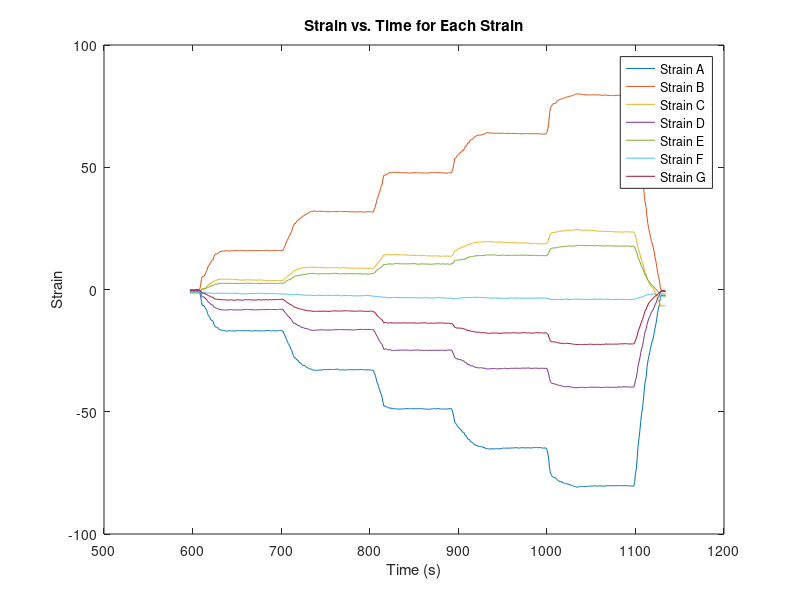

This figure's MATLAB source:

time = [596.977
597.976
598.977
599.977
600.977
601.977
602.977
603.977
604.977
605.977
606.977
607.976
608.976
609.977
610.977
611.978
612.978
613.979
614.979
615.979
616.979
617.978
618.979
619.978
620.978
621.98
622.98
623.98
624.98
625.981
626.982
627.982
628.982
629.983
630.982
631.983
632.983
633.984
634.984
635.984
636.985
637.986
638.986
639.986
640.986
641.987
642.988
643.988
644.989
645.989
646.989
647.989
648.99
649.99
650.99
651.99
652.989
653.99
654.99
655.99
656.991
657.991
658.992
659.992
660.992
661.992
662.992
663.991
664.991
665.992
666.992
667.993
668.992
669.992
670.993
671.993
672.994
673.995
674.995
675.995
676.995
677.995
678.996
679.995
680.996
681.996
682.996
683.995
684.996
685.996
686.995
687.996
688.996
689.996
690.996
691.997
692.997
693.997
694.997
695.997
696.998
697.998
698.998
699.998
700.998
701.998
702.998
703.998
704.998
705.998
706.998
707.998
708.998
709.998
710.997
711.998
712.998
713.998
714.997
715.997
716.997
717.998
718.998
719.998
720.998
721.998
722.998
723.998
724.998
725.998
726.999
727.998
728.998
729.998
730.999
732
733.001
734.001
735.002
736.002
737.003
738.004
739.003
740.004
741.003
742.004
743.004
744.003
745.004
746.005
747.006
748.006
749.006
750.007
751.006
752.007
753.007
754.006
755.007
756.008
757.008
758.007
759.008
760.008
761.009
762.009
763.009
764.009
765.009
766.009
767.008
768.009
769.009
770.009
771.009
772.009
773.009
774.01
775.009
776.009
777.01
778.01
779.009
780.01
781.009
782.01
783.01
784.01
785.01
786.009
787.01
788.01
789.01
790.01
791.011
792.01
793.012
794.012
795.013
796.013
797.012
798.013
799.013
800.012
801.013
802.013
803.012
804.013
805.013
806.015
807.015
808.015
809.015
810.014
811.015
812.015
813.014
814.014
815.015
816.015
817.016
818.016
819.016
820.016
821.016
822.016
823.015
824.016
825.016
826.017
827.017
828.018
829.019
830.018
831.018
832.019
833.019
834.018
835.019
836.018
837.019
838.019
839.02
840.019
841.019
842.02
843.02
844.02
845.02
846.019
847.02
848.02
849.02
850.02
851.02
852.02
853.02
854.021
855.02
856.021
857.022
858.022
859.023
860.022
861.023
862.023
863.023
864.023
865.023
866.023
867.023
868.023
869.023
870.023
871.023
872.023
873.023
874.023
875.024
876.024
877.025
878.026
879.025
880.026
881.026
882.025
883.026
884.026
885.026
886.026
887.027
888.027
889.027
890.027
891.026
892.027
893.027
894.027
895.027
896.026
897.027
898.026
899.028
900.028
901.029
902.028
903.029
904.028
905.028
906.029
907.029
908.03
909.029
910.03
911.029
912.03
913.03
914.029
915.03
916.029
917.03
918.031
919.03
920.031
921.031
922.032
923.033
924.034
925.034
926.034
927.033
928.034
929.034
930.035
931.036
932.036
933.035
934.036
935.036
936.035
937.036
938.036
939.036
940.036
941.037
942.037
943.038
944.037
945.038
946.039
947.038
948.039
949.04
950.04
951.04
952.04
953.04
954.04
955.04
956.039
957.04
958.041
959.041
960.042
961.043
962.043
963.043
964.043
965.043
966.043
967.042
968.043
969.042
970.043
971.043
972.044
973.044
974.045
975.045
976.046
977.046
978.045
979.046
980.047
981.047
982.047
983.048
984.047
985.048
986.048
987.048
988.049
989.05
990.05
991.05
992.05
993.051
994.052
995.052
996.053
997.053
998.053
999.053
1000.053
1001.052
1002.053
1003.053
1004.053
1005.054
1006.054
1007.054
1008.054
1009.055
1010.055
1011.055
1012.056
1013.056
1014.056
1015.056
1016.056
1017.056
1018.056
1019.056
1020.057
1021.057
1022.057
1023.056
1024.056
1025.056
1026.057
1027.058
1028.058
1029.06
1030.06
1031.06
1032.059
1033.059
1034.06
1035.059
1036.06
1037.061
1038.061
1039.061
1040.061
1041.062
1042.062
1043.062
1044.062
1045.061
1046.061
1047.062
1048.062
1049.063
1050.063
1051.063
1052.064
1053.064
1054.064
1055.063
1056.064
1057.064
1058.063
1059.064
1060.063
1061.064
1062.064
1063.065
1064.066
1065.066
1066.067
1067.068
1068.068
1069.068
1070.068
1071.068
1072.068
1073.068
1074.067
1075.068
1076.068
1077.068
1078.067
1079.068
1080.068
1081.068
1082.068
1083.068
1084.068
1085.068
1086.068
1087.067
1088.068
1089.068
1090.068
1091.069
1092.068
1093.069
1094.07
1095.07
1096.069
1097.07
1098.069
1099.07
1100.07
1101.07
1102.07
1103.07
1104.07
1105.07
1106.071
1107.07
1108.072
1109.073
1110.073
1111.072
1112.073
1113.073
1114.074
1115.074
1116.074
1117.074
1118.074
1119.075
1120.075
1121.076
1122.076
1123.076
1124.076
1125.076
1126.076
1127.076
1128.077
1129.077
1130.077
1131.077
1132.077
1133.077
1134.076
]; % Time is in the first column
strainA = [-0.885
-0.941
-0.866
-0.955
-0.983
-0.92
-0.939
-0.83
-0.792
-0.907
-0.923
-1.378
-2.563
-5.014
-6.471
-6.46
-6.725
-7.342
-7.935
-8.566
-9.876
-10.779
-10.967
-11.826
-12.532
-12.72
-12.904
-14.172
-14.823
-15.445
-15.337
-15.473
-15.972
-16.344
-16.447
-16.599
-16.639
-16.658
-16.789
-16.737
-17.024
-17.053
-17.018
-17.01
-16.818
-16.849
-16.867
-16.959
-16.977
-16.798
-16.904
-17.001
-16.964
-16.755
-16.836
-16.85
-16.857
-16.841
-16.808
-16.881
-16.831
-16.815
-16.871
-16.783
-16.834
-16.948
-16.735
-16.915
-16.978
-16.968
-16.985
-16.904
-16.87
-16.953
-16.781
-16.841
-16.836
-16.915
-16.922
-16.887
-17.014
-16.934
-16.862
-16.925
-16.896
-16.868
-16.765
-16.792
-16.832
-16.804
-16.864
-16.898
-16.909
-16.898
-16.85
-16.842
-16.875
-16.956
-16.963
-16.86
-16.767
-16.726
-16.688
-16.853
-17.018
-16.869
-17.994
-18.602
-19.506
-20.435
-21.193
-22.047
-22.677
-23.418
-24.348
-24.953
-26.246
-27.023
-27.973
-27.858
-28.462
-28.872
-28.955
-29.593
-29.946
-30.132
-30.584
-30.738
-31.15
-30.974
-31.169
-31.499
-31.924
-32.083
-32.208
-32.532
-32.489
-32.574
-32.833
-32.978
-32.918
-32.959
-33.017
-33.179
-32.964
-32.983
-33.032
-32.882
-32.916
-32.968
-32.784
-32.689
-32.725
-32.912
-32.77
-32.772
-32.7
-32.751
-32.674
-32.68
-32.715
-32.723
-32.691
-32.718
-32.674
-32.6
-32.515
-32.635
-32.741
-32.912
-32.939
-32.936
-32.828
-32.807
-33.024
-32.89
-32.882
-32.914
-32.77
-32.84
-32.787
-32.708
-32.832
-32.893
-32.853
-32.728
-32.851
-32.758
-32.891
-32.762
-32.799
-32.75
-32.743
-32.724
-32.681
-32.831
-32.804
-32.855
-32.877
-32.83
-32.873
-32.839
-32.955
-32.89
-32.853
-33.006
-33.027
-32.973
-34.088
-34.748
-36.079
-37.763
-38.571
-39.633
-40.933
-41.974
-43.007
-44.061
-46.242
-47.725
-47.627
-47.661
-48.057
-48.1
-48.375
-48.542
-48.384
-48.67
-48.459
-48.743
-48.857
-48.706
-48.773
-48.787
-48.836
-48.948
-48.905
-48.84
-48.931
-48.836
-48.831
-48.783
-48.789
-48.874
-48.703
-48.673
-48.672
-48.768
-48.704
-48.745
-48.813
-48.746
-48.652
-48.803
-48.76
-48.699
-48.867
-48.607
-48.695
-48.641
-48.696
-48.787
-48.816
-48.766
-48.801
-48.859
-48.937
-48.855
-48.893
-49.034
-48.998
-48.959
-48.884
-48.844
-48.793
-48.842
-48.67
-48.736
-48.793
-48.833
-48.682
-48.673
-48.84
-48.881
-48.883
-48.942
-48.855
-48.877
-48.867
-48.964
-48.81
-48.828
-48.862
-48.653
-48.91
-48.681
-49.234
-50.487
-52.326
-54.384
-54.757
-55.204
-55.925
-56.206
-56.714
-57.007
-57.344
-57.881
-58.447
-58.317
-59.071
-59.89
-59.781
-60.593
-61.313
-61.144
-61.771
-62.321
-62.329
-62.647
-62.931
-63.386
-63.487
-63.814
-63.847
-64.006
-64.15
-64.124
-64.213
-64.367
-64.283
-64.615
-64.508
-64.809
-65.092
-65.041
-65.176
-65.196
-65.2
-65.296
-65.133
-65.092
-65.171
-65.282
-65.099
-65.164
-65.095
-65.112
-65.168
-65.261
-65.018
-65.154
-64.937
-64.926
-64.862
-64.859
-64.95
-64.869
-64.807
-64.979
-64.844
-64.897
-64.857
-64.783
-64.811
-64.733
-64.805
-64.781
-64.667
-64.665
-64.81
-64.89
-64.81
-64.794
-64.709
-64.669
-64.735
-64.731
-64.719
-64.907
-64.738
-64.721
-64.626
-64.809
-64.826
-64.825
-64.793
-64.683
-64.712
-64.557
-64.77
-64.577
-64.652
-64.745
-64.681
-64.603
-64.654
-64.806
-64.847
-64.827
-64.91
-64.763
-64.844
-65.498
-66.983
-69.39
-72.814
-75.188
-75.736
-76.534
-76.756
-76.781
-77.013
-77.179
-77.688
-77.901
-78.232
-78.344
-78.678
-78.498
-78.775
-79.051
-79.152
-79.264
-79.283
-79.333
-79.517
-79.66
-79.577
-79.913
-80.083
-80.127
-80.199
-80.389
-80.549
-80.618
-80.685
-80.919
-80.753
-80.696
-80.569
-80.636
-80.54
-80.503
-80.582
-80.588
-80.67
-80.55
-80.523
-80.513
-80.514
-80.412
-80.405
-80.385
-80.449
-80.358
-80.349
-80.222
-80.36
-80.399
-80.353
-80.352
-80.331
-80.279
-80.326
-80.421
-80.43
-80.369
-80.275
-80.377
-80.35
-80.242
-80.205
-80.34
-80.262
-80.172
-80.328
-80.202
-80.223
-80.261
-80.312
-80.199
-80.259
-80.177
-80.133
-80.276
-80.264
-80.188
-80.193
-80.321
-80.237
-80.23
-80.163
-80.269
-80.277
-80.321
-80.338
-80.37
-80.281
-80.374
-80.372
-80.472
-79.002
-75.154
-73.223
-68.552
-63.547
-60.809
-57.65
-53.568
-50.591
-48.26
-44.797
-40.662
-37.527
-35.834
-31.912
-29.294
-27.424
-25.843
-24.008
-22.332
-21.037
-19.932
-17.977
-15.904
-14.173
-11.971
-9.361
-7.691
-6.168
-3.237
-2.242
-2.479
-2.447
-2.4
-2.504
-2.573
]; % Strain A is in the second column
strainB = [-0.12
-0.089
-0.152
-0.177
-0.19
-0.254
-0.037
-0.003
-0.146
-0.109
-0.079
0.224
1.472
4.044
5.384
5.373
5.404
5.978
6.857
7.642
8.866
9.795
10.009
10.801
11.505
11.937
12.005
13.437
14.034
14.578
14.496
14.577
14.938
15.207
15.434
15.652
15.721
15.636
15.722
15.611
15.913
15.808
15.856
15.837
15.663
15.773
15.909
15.744
15.726
15.889
15.923
15.924
15.867
15.951
15.979
15.907
15.841
15.982
15.913
15.926
15.897
15.774
15.859
15.909
15.888
15.793
15.86
15.843
15.961
15.84
15.869
15.85
15.935
15.925
15.799
15.903
15.871
15.993
15.847
15.911
15.928
15.96
15.93
15.954
15.84
16.064
16.055
16.023
16
15.974
15.881
15.907
15.882
15.958
15.976
15.92
16.086
15.969
15.987
15.887
16.015
15.912
15.968
15.941
15.994
16.025
16.782
17.554
18.491
19.472
20.122
20.974
21.746
22.353
23.117
23.878
25.338
26.229
26.954
26.866
27.571
27.984
28.211
28.647
29.028
29.111
29.53
29.791
30.126
30.212
30.554
30.688
30.967
31.149
31.446
31.54
31.821
31.878
31.856
32.085
32.153
32.031
32.001
31.859
32.031
31.945
32.022
31.963
31.973
32.039
31.9
31.903
31.878
31.925
31.757
31.847
31.851
31.75
31.792
31.868
31.9
31.914
31.845
31.898
31.901
31.848
31.758
31.906
31.849
31.94
31.925
31.948
31.945
31.869
31.763
31.846
31.91
31.868
31.897
31.853
31.705
31.836
31.767
31.761
31.812
31.738
31.822
31.666
31.71
31.841
31.758
31.739
31.839
31.811
31.735
31.755
31.723
31.715
31.729
31.751
31.738
31.781
31.808
31.827
31.785
31.751
31.617
31.612
32.678
33.545
34.891
36.512
37.601
38.659
39.847
40.925
42.154
43.146
45.304
46.766
46.771
46.729
47.225
47.157
47.519
47.815
47.684
47.689
47.788
47.97
47.869
48.068
47.929
47.859
47.762
47.867
47.903
47.877
47.861
47.745
47.882
47.709
47.739
47.757
47.738
47.769
47.649
47.651
47.676
47.619
47.754
47.644
47.883
47.665
47.662
47.909
47.75
47.77
47.665
47.764
47.656
47.656
47.697
47.685
47.69
47.693
47.703
47.62
47.626
47.627
47.65
47.8
47.727
47.819
47.867
47.935
47.856
47.907
47.952
47.859
47.761
47.899
47.793
47.7
47.777
47.714
47.772
47.76
47.656
47.598
47.582
47.567
47.712
47.752
47.648
47.721
48.251
49.407
51.575
53.69
53.665
54.305
54.966
55.2
55.588
55.771
56.252
56.491
57.124
56.898
57.748
58.676
58.54
59.262
60.082
59.955
60.712
61.233
61.334
61.667
61.733
62.391
62.551
62.796
62.887
63.112
63.157
63.181
63.148
63.233
63.469
63.437
63.473
63.703
64.014
64.005
64.205
64.08
64.15
63.991
63.994
64.031
63.876
63.917
63.958
63.869
63.951
63.855
63.828
63.856
63.934
63.864
63.92
63.949
63.919
63.775
63.866
63.794
63.879
63.894
63.77
63.759
63.88
63.831
63.771
63.855
63.806
63.77
63.871
63.759
63.774
63.78
63.709
63.73
63.634
63.678
63.761
63.698
63.782
63.738
63.72
63.766
63.778
63.653
63.794
63.666
63.697
63.815
63.731
63.589
63.812
63.79
63.772
63.686
63.706
63.625
63.65
63.581
63.613
63.602
63.59
63.563
63.675
64.221
65.776
68.042
71.912
74.262
74.909
75.596
75.977
76.019
76.086
76.193
76.957
77.227
77.49
77.581
77.816
77.838
77.988
78.114
78.258
78.483
78.471
78.736
78.727
78.731
78.953
79.028
79.192
79.257
79.261
79.502
79.617
79.802
79.89
80.047
80.022
79.939
79.911
79.881
79.872
79.828
79.614
79.67
79.67
79.676
79.564
79.64
79.613
79.528
79.599
79.617
79.636
79.695
79.582
79.594
79.595
79.581
79.597
79.514
79.683
79.503
79.491
79.475
79.322
79.57
79.595
79.546
79.423
79.473
79.408
79.373
79.374
79.408
79.338
79.459
79.366
79.234
79.283
79.426
79.471
79.357
79.384
79.45
79.389
79.29
79.433
79.492
79.607
79.625
79.585
79.562
79.417
79.286
79.354
79.254
79.357
79.247
79.298
79.349
77.943
73.919
71.867
67.11
62.023
59.211
55.889
51.712
48.575
46.144
42.676
38.297
35.357
33.576
29.613
26.854
24.869
23.174
21.319
19.662
18.597
17.345
15.428
13.351
11.601
9.334
6.87
5.199
3.575
0.8
-0.356
-0.345
-0.219
-0.359
-0.323
-0.241
]; % Strain B is in the third column
strainC = [-1.728
-1.623
-1.73
-1.51
-1.671
-1.774
-1.678
-1.665
-1.736
-1.619
-1.759
-1.612
-1.093
-0.007
0.434
0.488
0.246
0.466
0.836
1.201
1.646
2.046
2.023
2.319
2.744
2.882
2.896
3.402
3.625
3.933
3.741
3.954
4.14
4.021
4.214
4.334
4.323
4.177
4.172
4.111
4.212
4.2
4.164
4.232
4.235
4.34
4.239
4.017
4.042
4.132
4.216
4.283
4.012
4.025
4.045
3.923
3.927
3.828
3.825
3.797
3.886
3.843
3.817
3.975
4.048
3.804
3.979
3.906
3.883
3.922
3.859
3.84
3.846
3.903
3.892
3.702
3.864
3.954
3.877
3.85
4.01
3.827
3.842
3.698
3.801
3.689
3.757
3.74
3.602
3.719
3.649
3.646
3.571
3.646
3.625
3.689
3.608
3.748
3.632
3.613
3.638
3.653
3.687
3.675
3.688
3.648
4.001
4.423
4.727
5.083
5.314
5.521
5.885
6.006
6.444
6.684
7.27
7.443
7.838
7.655
7.909
8.195
8.252
8.542
8.687
8.57
8.644
8.783
8.969
8.849
8.901
8.899
9.021
8.975
9.011
9.112
9.041
9.161
9.069
9.109
9.167
9.142
9.003
8.973
9.078
9.012
9.074
9.011
9.054
8.956
8.971
8.866
8.887
8.814
8.838
8.946
8.887
8.929
8.954
8.932
8.935
8.932
8.881
8.95
8.965
8.999
8.863
8.995
8.855
8.777
8.864
8.749
8.928
8.907
8.904
8.802
8.894
8.724
8.742
8.809
8.813
8.792
8.64
8.688
8.688
8.71
8.686
8.716
8.631
8.756
8.719
8.759
8.795
8.665
8.767
8.718
8.842
8.595
8.717
8.733
8.574
8.554
8.662
8.737
8.8
8.727
8.535
8.628
9.014
9.367
9.901
10.399
10.85
11.101
11.572
12.032
12.414
13.054
13.558
14.131
14.09
14.103
14.305
14.358
14.249
14.392
14.166
14.158
14.226
14.267
14.313
14.351
14.345
14.269
14.3
14.153
14.175
14.203
14.133
14.149
14.222
14.202
14.102
14.231
14.067
14.042
14.025
13.956
14.003
14.072
13.972
13.942
14.01
13.892
14.069
13.909
13.93
13.955
14.012
13.954
13.759
13.812
14.006
13.928
13.915
13.898
13.924
13.831
13.728
13.682
13.832
13.752
13.699
13.734
13.668
13.732
13.731
13.779
13.705
13.768
13.603
13.793
13.753
13.527
13.567
13.607
13.711
13.647
13.605
13.701
13.758
13.589
13.668
13.631
13.576
13.564
13.902
14.27
15.2
15.878
15.885
16.027
16.252
16.64
16.809
16.816
17.117
17.214
17.534
17.305
17.601
17.877
17.855
18.136
18.447
18.333
18.62
18.844
18.858
18.91
19.057
19.168
19.287
19.242
19.303
19.419
19.277
19.346
19.289
19.304
19.397
19.543
19.499
19.497
19.576
19.621
19.545
19.59
19.688
19.6
19.579
19.616
19.443
19.383
19.341
19.409
19.292
19.408
19.46
19.343
19.498
19.402
19.438
19.222
19.276
19.167
19.2
19.228
19.292
19.252
19.138
19.103
19.123
19.04
19.118
19.224
19.113
19.194
19.166
19.01
19.089
18.967
18.968
19.013
19.087
19.172
19.022
19.103
19.044
19.016
19.042
18.946
19.024
18.779
18.887
18.896
18.745
18.762
18.737
18.767
18.919
18.885
18.701
18.676
18.651
18.752
18.694
18.65
18.552
18.748
18.763
18.759
18.834
19.056
19.521
20.663
21.98
22.762
22.932
23.267
23.382
23.406
23.314
23.341
23.637
23.674
23.828
23.765
23.763
23.957
23.859
23.829
24.048
24.138
24.096
24.19
24.266
24.226
24.282
24.208
24.186
24.265
24.282
24.225
24.5
24.443
24.522
24.52
24.525
24.468
24.33
24.26
24.361
24.357
24.141
24.216
24.291
24.29
24.257
24.189
24.224
24.201
24.219
24.082
24.111
24.119
24.045
23.922
24.058
23.914
23.977
23.854
23.938
23.839
23.867
23.891
23.793
23.748
23.745
23.71
23.745
23.779
23.663
23.734
23.766
23.717
23.715
23.669
23.75
23.586
23.525
23.561
23.569
23.584
23.57
23.598
23.441
23.579
23.546
23.381
23.409
23.569
23.73
23.554
23.603
23.625
23.541
23.589
23.449
23.512
23.54
23.52
22.954
21.44
20.601
18.711
16.744
15.924
14.616
12.88
11.819
10.906
9.571
7.932
6.945
6.272
4.834
3.851
3.218
2.487
1.777
1.264
0.876
0.421
-0.291
-1.264
-1.977
-2.956
-3.993
-4.682
-5.265
-6.305
-6.933
-6.679
-6.644
-6.699
-6.536
-6.56
]; % Strain C is in the fourth column
strainD = [-0.532
-0.403
-0.526
-0.306
-0.442
-0.512
-0.369
-0.241
-0.303
-0.315
-0.313
-0.54
-1.198
-2.334
-3.132
-2.986
-3.103
-3.507
-3.823
-4.189
-4.731
-5.337
-5.348
-5.686
-6.227
-6.266
-6.426
-7.068
-7.381
-7.563
-7.659
-7.635
-7.938
-8.095
-8.183
-8.183
-8.379
-8.322
-8.347
-8.401
-8.441
-8.402
-8.417
-8.214
-8.373
-8.221
-8.197
-8.3
-8.275
-8.425
-8.315
-8.315
-8.382
-8.35
-8.247
-8.391
-8.38
-8.286
-8.407
-8.324
-8.272
-8.25
-8.111
-8.248
-8.247
-8.137
-8.17
-8.228
-8.323
-8.214
-8.311
-8.16
-8.359
-8.405
-8.321
-8.326
-8.294
-8.253
-8.289
-8.252
-8.272
-8.187
-8.063
-8.339
-8.237
-8.227
-8.221
-8.11
-8.181
-8.12
-8.139
-8.296
-8.13
-8.175
-8.145
-8.163
-8.181
-8.247
-8.266
-8.235
-8.139
-8.139
-8.049
-8.144
-8.075
-8.154
-8.813
-9.218
-9.593
-10.144
-10.527
-10.955
-11.268
-11.629
-12.128
-12.562
-13.244
-13.572
-13.986
-13.834
-14.238
-14.428
-14.631
-14.778
-14.939
-15.161
-15.538
-15.343
-15.72
-15.688
-15.953
-15.888
-16.089
-16.148
-16.281
-16.436
-16.515
-16.598
-16.713
-16.732
-16.617
-16.675
-16.626
-16.704
-16.561
-16.51
-16.491
-16.537
-16.467
-16.504
-16.508
-16.51
-16.574
-16.491
-16.636
-16.573
-16.596
-16.554
-16.647
-16.509
-16.562
-16.548
-16.545
-16.42
-16.465
-16.429
-16.452
-16.366
-16.393
-16.417
-16.395
-16.342
-16.447
-16.377
-16.545
-16.374
-16.41
-16.424
-16.536
-16.421
-16.547
-16.377
-16.526
-16.536
-16.595
-16.501
-16.551
-16.492
-16.436
-16.267
-16.433
-16.341
-16.367
-16.246
-16.334
-16.38
-16.342
-16.37
-16.255
-16.426
-16.372
-16.407
-16.277
-16.39
-16.288
-16.448
-16.425
-16.382
-16.992
-17.499
-18.222
-19.001
-19.595
-20.312
-20.894
-21.695
-22.099
-22.445
-23.616
-24.51
-24.377
-24.275
-24.372
-24.575
-24.687
-24.693
-24.614
-24.744
-24.894
-24.944
-24.92
-24.87
-24.851
-24.889
-24.846
-24.806
-24.846
-24.788
-24.866
-24.78
-24.791
-24.763
-24.923
-24.662
-24.799
-24.78
-24.809
-24.809
-24.849
-24.963
-24.815
-24.904
-24.739
-24.863
-24.747
-24.786
-24.794
-24.655
-24.799
-24.74
-24.95
-24.819
-24.857
-24.803
-24.948
-24.944
-24.933
-24.776
-24.955
-24.885
-24.865
-24.825
-24.829
-24.984
-24.829
-24.88
-24.954
-24.784
-24.95
-24.739
-24.904
-24.823
-24.819
-24.915
-24.76
-24.879
-24.823
-24.899
-24.926
-24.849
-24.819
-24.848
-24.762
-24.648
-24.862
-24.75
-25.081
-25.939
-26.704
-27.802
-28.078
-28.156
-28.579
-28.402
-28.638
-28.676
-28.775
-28.861
-29.152
-29.155
-29.549
-29.922
-29.872
-30.435
-30.787
-30.666
-30.934
-31.213
-31.253
-31.188
-31.416
-31.645
-31.771
-31.895
-31.95
-32.04
-32.089
-31.977
-32.056
-31.991
-32.017
-32.204
-32.19
-32.205
-32.306
-32.459
-32.58
-32.477
-32.46
-32.362
-32.43
-32.334
-32.388
-32.263
-32.303
-32.327
-32.493
-32.436
-32.447
-32.425
-32.313
-32.361
-32.343
-32.349
-32.312
-32.198
-32.222
-32.425
-32.354
-32.321
-32.434
-32.335
-32.174
-32.243
-32.285
-32.236
-32.274
-32.156
-32.221
-32.152
-32.273
-32.183
-32.292
-32.217
-32.221
-32.22
-32.097
-32.05
-32.267
-32.232
-32.096
-32.131
-32.056
-32.078
-32.256
-32.247
-32.212
-32.291
-32.127
-32.27
-32.198
-32.082
-32.172
-32.291
-32.265
-32.196
-32.241
-32.251
-32.212
-32.203
-32.348
-32.19
-32.171
-32.419
-33.409
-34.506
-36.43
-37.771
-38.107
-38.404
-38.496
-38.506
-38.768
-38.758
-38.708
-39.097
-39.099
-39.288
-39.237
-39.356
-39.503
-39.512
-39.677
-39.785
-39.822
-39.617
-39.665
-39.846
-39.672
-39.805
-39.894
-39.932
-40.013
-40.085
-40.009
-40.281
-40.166
-40.169
-40.06
-40.043
-40.087
-39.987
-40.045
-39.968
-40.096
-40.099
-40.16
-40.143
-40.012
-40.054
-40.075
-39.994
-39.938
-39.971
-39.941
-39.93
-40.003
-39.924
-39.993
-39.977
-39.937
-40.041
-39.951
-40.057
-40.094
-40.081
-40.075
-39.993
-39.971
-39.967
-39.98
-39.979
-39.973
-39.96
-40.056
-39.87
-40.006
-40.066
-39.975
-39.934
-40.038
-40.003
-39.9
-39.951
-39.8
-39.798
-39.987
-39.938
-39.828
-39.755
-39.877
-39.787
-39.806
-39.811
-39.825
-39.908
-39.854
-39.826
-39.882
-39.928
-39.932
-39.888
-39.038
-36.937
-35.998
-33.59
-31.057
-29.556
-27.874
-25.767
-24.071
-22.892
-20.956
-18.747
-17.077
-16.098
-14.313
-13.012
-11.822
-11.108
-10.16
-9.305
-8.742
-8.151
-7.279
-6.319
-5.619
-4.704
-3.519
-2.972
-2.276
-0.994
-0.569
-0.562
-0.491
-0.699
-0.622
-0.613
]; % Strain D is in the fifth column
strainE = [-1.072
-1.117
-0.912
-1.071
-1.079
-1.117
-1.051
-1.09
-1.089
-0.961
-1.008
-1.012
-0.663
-0.154
0.158
0.242
0.153
0.324
0.517
0.621
0.894
1.102
1.028
1.32
1.474
1.584
1.65
1.985
2.146
2.157
2.148
2.263
2.425
2.347
2.529
2.546
2.531
2.499
2.54
2.514
2.518
2.569
2.48
2.5
2.511
2.564
2.603
2.516
2.301
2.446
2.475
2.499
2.467
2.509
2.501
2.459
2.401
2.518
2.541
2.441
2.414
2.489
2.447
2.667
2.663
2.486
2.567
2.519
2.624
2.573
2.494
2.409
2.499
2.522
2.453
2.468
2.472
2.592
2.497
2.477
2.379
2.517
2.629
2.368
2.537
2.504
2.62
2.462
2.523
2.458
2.53
2.444
2.582
2.573
2.511
2.442
2.439
2.431
2.488
2.449
2.581
2.527
2.558
2.593
2.618
2.534
2.619
2.955
3.111
3.557
3.642
3.832
3.992
4.248
4.28
4.495
4.876
5.043
5.301
5.398
5.617
5.619
5.584
5.783
5.895
5.792
6.05
6.105
6.191
6.069
6.262
6.159
6.34
6.455
6.449
6.42
6.55
6.646
6.575
6.564
6.578
6.544
6.475
6.465
6.484
6.437
6.317
6.36
6.461
6.448
6.479
6.523
6.467
6.407
6.534
6.461
6.487
6.404
6.417
6.502
6.4
6.432
6.591
6.592
6.642
6.594
6.517
6.622
6.463
6.428
6.356
6.416
6.466
6.51
6.472
6.483
6.345
6.363
6.457
6.457
6.497
6.501
6.522
6.415
6.357
6.434
6.421
6.477
6.463
6.469
6.365
6.463
6.482
6.456
6.288
6.374
6.279
6.327
6.4
6.361
6.36
6.263
6.385
6.42
6.498
6.471
6.398
6.55
6.69
6.964
7.529
7.784
8.264
8.306
8.661
8.73
9.253
9.447
9.958
10.282
10.212
10.138
10.247
10.332
10.369
10.517
10.508
10.375
10.355
10.38
10.412
10.575
10.596
10.682
10.549
10.524
10.56
10.567
10.481
10.51
10.537
10.508
10.451
10.505
10.486
10.479
10.459
10.587
10.41
10.526
10.627
10.512
10.634
10.561
10.577
10.519
10.464
10.3
10.325
10.392
10.37
10.455
10.51
10.498
10.397
10.456
10.41
10.473
10.472
10.326
10.351
10.481
10.29
10.333
10.28
10.473
10.425
10.515
10.556
10.469
10.506
10.602
10.422
10.35
10.326
10.584
10.589
10.358
10.376
10.427
10.495
10.4
10.36
10.36
10.299
10.439
10.563
10.833
11.228
11.911
11.898
11.981
12.113
12.094
12.112
12.057
12.222
12.133
12.342
12.451
12.292
12.795
12.598
13.029
13.273
13.177
13.384
13.522
13.396
13.484
13.604
13.554
13.752
13.833
13.747
13.868
13.786
13.891
13.883
13.836
13.946
13.894
13.823
13.91
14.069
14.237
14.145
14.118
14.138
14.044
14.162
14.145
14.154
14.157
14.187
14.139
14.018
13.936
13.886
13.996
13.981
13.959
13.983
14.146
14.017
13.978
13.92
14.095
14.01
13.914
13.994
13.957
14.035
14.055
14.014
14.019
13.96
13.987
13.982
13.986
13.982
14.058
13.957
14.039
14.067
14.018
13.961
14.038
13.998
14.018
14.06
14.085
13.991
13.843
13.983
13.945
13.93
13.954
13.934
13.956
14.041
13.985
13.954
13.828
13.834
13.884
13.921
13.879
13.847
13.928
13.787
13.835
13.794
13.996
14.356
14.963
15.924
16.656
16.826
16.887
17.013
17.003
17.004
17.069
17.021
17.233
17.315
17.388
17.366
17.486
17.574
17.534
17.613
17.732
17.614
17.671
17.613
17.858
17.852
17.821
17.764
17.781
17.769
17.666
17.8
17.913
17.845
18.002
18.044
18.111
18.026
17.978
18.084
18.044
17.987
17.94
17.849
18.006
17.976
18.049
17.896
17.911
17.988
17.942
17.94
17.924
17.849
17.869
17.843
17.931
17.985
18.03
17.898
17.857
17.921
17.862
17.751
17.849
17.769
17.818
17.853
17.875
17.886
17.854
17.823
17.831
17.782
17.91
17.908
17.678
17.743
17.801
17.774
17.713
17.745
17.711
17.763
17.803
17.782
17.814
17.726
17.748
17.763
17.787
17.795
17.829
17.728
17.64
17.671
17.616
17.774
17.664
17.404
16.229
15.647
14.446
13.129
12.17
11.378
10.205
9.465
8.738
7.811
6.791
5.886
5.42
4.479
3.855
3.23
2.809
2.352
2.025
1.609
1.295
0.997
0.528
0.156
-0.243
-0.725
-1.024
-1.223
-1.545
-1.875
-1.763
-1.77
-1.84
-1.744
-1.757
]; % Strain E is in the sixth column
strainF = [-1.25
-1.157
-1.109
-1.015
-1.08
-1.238
-1.009
-0.949
-1.114
-1.146
-1.157
-1.336
-1.201
-1.191
-1.176
-1.152
-1.283
-1.353
-1.45
-1.353
-1.514
-1.529
-1.45
-1.435
-1.474
-1.486
-1.57
-1.554
-1.609
-1.68
-1.403
-1.416
-1.614
-1.53
-1.516
-1.412
-1.637
-1.642
-1.533
-1.611
-1.554
-1.41
-1.582
-1.63
-1.538
-1.621
-1.591
-1.581
-1.618
-1.532
-1.544
-1.642
-1.483
-1.54
-1.555
-1.636
-1.745
-1.811
-1.741
-1.693
-1.784
-1.745
-1.761
-1.73
-1.749
-1.848
-1.585
-1.63
-1.671
-1.603
-1.628
-1.665
-1.599
-1.721
-1.535
-1.588
-1.496
-1.476
-1.584
-1.555
-1.664
-1.52
-1.615
-1.666
-1.631
-1.792
-1.607
-1.697
-1.693
-1.701
-1.666
-1.661
-1.73
-1.645
-1.748
-1.707
-1.832
-1.655
-1.679
-1.763
-1.756
-1.83
-1.742
-1.882
-1.767
-1.812
-1.9
-1.907
-1.844
-1.81
-1.987
-1.919
-2.043
-2.049
-2.121
-2.079
-2.073
-2.104
-2.014
-2.091
-2.006
-2.01
-2.002
-2.078
-2.08
-2.246
-2.333
-2.18
-2.234
-2.326
-2.292
-2.363
-2.324
-2.307
-2.343
-2.275
-2.392
-2.454
-2.428
-2.393
-2.49
-2.463
-2.457
-2.546
-2.28
-2.368
-2.452
-2.426
-2.426
-2.47
-2.424
-2.408
-2.403
-2.396
-2.479
-2.38
-2.224
-2.469
-2.396
-2.411
-2.46
-2.412
-2.465
-2.47
-2.448
-2.394
-2.3
-2.398
-2.392
-2.499
-2.525
-2.572
-2.622
-2.524
-2.373
-2.581
-2.414
-2.471
-2.479
-2.471
-2.505
-2.375
-2.483
-2.493
-2.626
-2.599
-2.689
-2.566
-2.626
-2.524
-2.656
-2.593
-2.501
-2.556
-2.665
-2.576
-2.426
-2.481
-2.425
-2.43
-2.365
-2.486
-2.485
-2.546
-2.549
-2.671
-2.703
-2.721
-2.722
-2.805
-2.839
-3
-2.912
-3.068
-2.933
-3.017
-2.929
-3.111
-3.149
-3.176
-3.127
-3.149
-3.328
-3.4
-3.489
-3.355
-3.394
-3.377
-3.249
-3.245
-3.295
-3.25
-3.148
-3.231
-3.228
-3.377
-3.212
-3.415
-3.313
-3.276
-3.433
-3.251
-3.411
-3.323
-3.319
-3.33
-3.265
-3.401
-3.353
-3.459
-3.441
-3.344
-3.353
-3.397
-3.374
-3.292
-3.413
-3.403
-3.502
-3.28
-3.406
-3.423
-3.452
-3.374
-3.373
-3.273
-3.369
-3.405
-3.311
-3.431
-3.484
-3.423
-3.362
-3.549
-3.448
-3.476
-3.4
-3.394
-3.409
-3.441
-3.287
-3.243
-3.262
-3.361
-3.424
-3.412
-3.291
-3.583
-3.565
-3.532
-3.479
-3.548
-3.59
-3.461
-3.498
-3.531
-3.668
-3.761
-3.691
-3.821
-3.822
-3.812
-3.76
-3.62
-3.618
-3.674
-3.349
-3.465
-3.386
-3.445
-3.347
-3.458
-3.249
-3.233
-3.378
-3.225
-3.297
-3.319
-3.283
-3.316
-3.209
-3.122
-3.243
-3.123
-3.159
-3.152
-3.295
-3.221
-3.344
-3.294
-3.183
-3.329
-3.331
-3.313
-3.43
-3.348
-3.414
-3.368
-3.459
-3.543
-3.539
-3.571
-3.551
-3.537
-3.415
-3.481
-3.677
-3.387
-3.417
-3.575
-3.488
-3.644
-3.545
-3.581
-3.656
-3.646
-3.567
-3.565
-3.624
-3.61
-3.659
-3.503
-3.414
-3.473
-3.43
-3.553
-3.63
-3.505
-3.407
-3.403
-3.566
-3.562
-3.572
-3.602
-3.515
-3.687
-3.507
-3.548
-3.588
-3.584
-3.587
-3.594
-3.502
-3.547
-3.49
-3.5
-3.55
-3.596
-3.608
-3.662
-3.499
-3.367
-3.481
-3.595
-3.517
-3.536
-3.467
-3.508
-3.58
-3.519
-3.526
-3.481
-3.556
-3.7
-3.617
-3.772
-3.86
-4.067
-4.085
-3.995
-4.077
-4.035
-4.207
-4.093
-4.076
-3.994
-4.037
-4.034
-4.092
-3.971
-4.1
-4.207
-4.084
-4.023
-3.953
-3.812
-4.014
-4.052
-4.06
-4.121
-4.045
-4.046
-4.047
-4.048
-3.928
-3.944
-3.909
-3.967
-3.889
-3.869
-3.945
-4.098
-3.956
-4.022
-3.965
-4.099
-4.049
-4.01
-3.952
-3.891
-4.082
-4.005
-4.077
-4.047
-4.043
-4.021
-4.036
-3.829
-3.952
-3.984
-3.999
-4.031
-3.972
-3.89
-3.939
-3.871
-3.992
-4.078
-3.94
-4.047
-3.905
-3.912
-3.995
-3.975
-4.091
-4.015
-4.142
-4.149
-4.192
-4.056
-4.104
-4.067
-4.076
-4.006
-4.053
-4.043
-4.044
-4.001
-4.079
-4.043
-4.049
-4.039
-4.089
-4.151
-4.224
-4.137
-4.067
-4.045
-4.133
-4.031
-3.968
-4.049
-4.011
-3.812
-3.682
-3.631
-3.546
-3.391
-3.333
-3.22
-3.015
-2.952
-2.897
-2.659
-2.505
-2.369
-2.128
-2.117
-2.017
-1.994
-1.937
-1.961
-1.767
-1.761
-1.87
-2.004
-2.135
-2.304
-2.424
-2.454
-2.62
-2.639
-2.798
-2.773
-2.613
-2.861
-2.835
-2.875
]; % Strain F is in the seventh column
strainG = [-0.11
-0.257
-0.093
-0.152
-0.133
-0.29
-0.11
-0.232
-0.211
-0.137
-0.241
-0.398
-0.619
-1.053
-1.594
-1.485
-1.516
-1.733
-1.95
-2.014
-2.314
-2.561
-2.542
-2.956
-3.087
-3.091
-3.158
-3.556
-3.786
-4.023
-3.948
-3.938
-4.061
-4.078
-4.058
-4.06
-4.223
-4.228
-4.186
-4.218
-4.153
-4.305
-4.315
-4.214
-4.397
-4.341
-4.14
-4.234
-4.272
-4.339
-4.404
-4.296
-4.402
-4.231
-4.119
-4.211
-4.278
-4.371
-4.414
-4.317
-4.391
-4.216
-4.122
-4.234
-4.139
-4.163
-4.129
-4.181
-4.199
-4.262
-4.317
-4.306
-4.182
-4.408
-4.262
-4.314
-4.242
-4.151
-4.221
-4.216
-4.29
-4.209
-4.222
-4.183
-4.205
-4.254
-4.087
-4.213
-4.299
-4.22
-4.134
-4.162
-4.19
-4.196
-4.085
-4.103
-4.243
-4.065
-4.036
-4.141
-4.052
-4.096
-4.101
-3.948
-3.981
-3.944
-4.279
-4.605
-4.83
-5.132
-5.33
-5.634
-5.742
-6.051
-6.232
-6.42
-6.737
-6.906
-7.286
-7.171
-7.424
-7.548
-7.699
-7.817
-7.922
-8.033
-8.105
-8.091
-8.31
-8.412
-8.453
-8.528
-8.619
-8.668
-8.763
-8.683
-8.733
-8.781
-8.869
-8.93
-8.922
-8.928
-8.947
-8.894
-8.877
-8.993
-8.767
-8.924
-8.842
-9.005
-8.894
-8.753
-8.949
-8.894
-8.834
-8.997
-8.881
-8.969
-8.92
-8.871
-8.897
-8.793
-8.653
-8.766
-8.806
-8.744
-8.826
-8.791
-8.767
-8.87
-8.833
-8.764
-8.806
-8.702
-8.764
-8.689
-8.746
-8.72
-8.698
-8.749
-8.78
-8.71
-8.876
-8.805
-8.866
-8.802
-8.931
-8.924
-8.924
-8.775
-8.829
-8.834
-8.744
-8.804
-8.816
-8.883
-8.833
-8.953
-8.912
-8.895
-8.906
-8.923
-8.955
-8.835
-8.834
-8.884
-8.901
-8.933
-9.295
-9.464
-9.93
-10.417
-10.883
-11.261
-11.538
-11.884
-12.159
-12.398
-13.151
-13.646
-13.485
-13.483
-13.462
-13.742
-13.773
-13.676
-13.553
-13.642
-13.64
-13.747
-13.737
-13.647
-13.696
-13.758
-13.724
-13.713
-13.611
-13.646
-13.742
-13.741
-13.669
-13.682
-13.602
-13.723
-13.674
-13.756
-13.735
-13.683
-13.731
-13.726
-13.605
-13.675
-13.673
-13.73
-13.592
-13.823
-13.775
-13.712
-13.758
-13.736
-13.781
-13.711
-13.682
-13.679
-13.568
-13.651
-13.644
-13.723
-13.767
-13.785
-13.819
-13.658
-13.84
-13.744
-13.796
-13.793
-13.755
-13.754
-13.794
-13.671
-13.747
-13.602
-13.69
-13.647
-13.774
-13.678
-13.705
-13.761
-13.842
-13.776
-13.832
-13.758
-13.753
-13.826
-14.035
-13.779
-14.011
-14.374
-14.846
-15.573
-15.551
-15.781
-15.827
-15.684
-15.842
-15.801
-15.752
-15.882
-16.11
-15.918
-16.152
-16.441
-16.478
-16.59
-16.912
-16.746
-16.875
-17.048
-17.161
-17.137
-17.158
-17.239
-17.416
-17.446
-17.447
-17.473
-17.445
-17.49
-17.568
-17.648
-17.591
-17.699
-17.638
-17.725
-17.779
-17.704
-17.912
-18.11
-17.801
-17.873
-17.878
-17.802
-17.82
-17.778
-17.76
-17.858
-17.914
-17.803
-17.753
-18.014
-17.817
-17.957
-17.874
-17.86
-17.711
-17.865
-17.717
-17.81
-17.738
-17.788
-17.742
-17.731
-17.769
-17.776
-17.795
-17.69
-17.644
-17.723
-17.75
-17.796
-17.733
-17.796
-17.833
-17.715
-17.688
-17.789
-17.623
-17.68
-17.628
-17.7
-17.797
-17.797
-17.716
-17.736
-17.781
-17.808
-17.804
-17.894
-17.854
-17.741
-17.686
-17.619
-17.726
-17.701
-17.753
-17.703
-17.741
-17.668
-17.796
-17.832
-17.858
-17.676
-17.66
-18.018
-18.317
-18.978
-20.329
-21.095
-21.319
-21.423
-21.413
-21.371
-21.544
-21.504
-21.484
-21.769
-21.753
-21.915
-22.01
-22.033
-21.909
-22.145
-22.088
-22.153
-22.075
-21.931
-21.952
-22.209
-22.018
-22.103
-22.194
-22.264
-22.254
-22.353
-22.447
-22.436
-22.484
-22.507
-22.477
-22.409
-22.488
-22.532
-22.484
-22.593
-22.538
-22.431
-22.419
-22.495
-22.49
-22.455
-22.433
-22.343
-22.352
-22.434
-22.354
-22.483
-22.48
-22.446
-22.472
-22.492
-22.434
-22.372
-22.481
-22.449
-22.494
-22.36
-22.418
-22.522
-22.354
-22.381
-22.207
-22.399
-22.364
-22.306
-22.385
-22.328
-22.348
-22.379
-22.361
-22.366
-22.338
-22.266
-22.405
-22.349
-22.227
-22.22
-22.257
-22.203
-22.148
-22.255
-22.251
-22.09
-22.154
-22.214
-22.178
-22.3
-22.262
-22.318
-22.201
-22.281
-22.277
-22.222
-21.922
-20.505
-20.063
-18.558
-17.111
-16.137
-15.136
-13.98
-13.067
-12.166
-11.171
-9.712
-8.685
-8.099
-7.123
-6.264
-5.564
-5.196
-4.715
-4.235
-3.885
-3.481
-3.164
-2.832
-2.48
-2.316
-1.95
-1.525
-1.301
-1.019
-0.882
-0.75
-0.763
-0.769
-0.826
-0.913
]; % Strain G is in the eighth column


% Create a new figure
figure;

% Plot each strain with different labels
plot(time, strainA, 'DisplayName', 'Strain A');
hold on;
plot(time, strainB, 'DisplayName', 'Strain B');
plot(time, strainC, 'DisplayName', 'Strain C');
plot(time, strainD, 'DisplayName', 'Strain D');
plot(time, strainE, 'DisplayName', 'Strain E');
plot(time, strainF, 'DisplayName', 'Strain F');
plot(time, strainG, 'DisplayName', 'Strain G');


% Add labels and a legend
xlabel('Time (s)');
ylabel('Strain');
legend('show');
title('Strain vs. Time for Each Strain');

% Hold off to stop adding to the plot
hold off;
